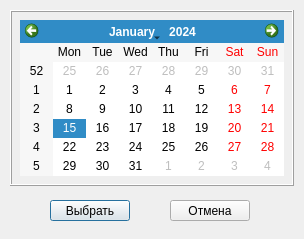
<?xml version="1.0" encoding="UTF-8"?>
<ui version="4.0">
 <class>CalendarWindow</class>
 <widget class="QDialog" name="CalendarWindow">
  <property name="geometry">
   <rect>
    <x>0</x>
    <y>0</y>
    <width>304</width>
    <height>239</height>
   </rect>
  </property>
  <property name="windowTitle">
   <string>Dialog</string>
  </property>
  <widget class="QFrame" name="FrameCalendar">
   <property name="geometry">
    <rect>
     <x>10</x>
     <y>10</y>
     <width>284</width>
     <height>176</height>
    </rect>
   </property>
   <property name="frameShape">
    <enum>QFrame::Box</enum>
   </property>
   <property name="frameShadow">
    <enum>QFrame::Raised</enum>
   </property>
   <widget class="QCalendarWidget" name="CalendarWidget">
    <property name="geometry">
     <rect>
      <x>10</x>
      <y>10</y>
      <width>264</width>
      <height>156</height>
     </rect>
    </property>
   </widget>
  </widget>
  <widget class="QPushButton" name="BtnSelectDate">
   <property name="geometry">
    <rect>
     <x>50</x>
     <y>200</y>
     <width>80</width>
     <height>21</height>
    </rect>
   </property>
   <property name="text">
    <string>Выбрать</string>
   </property>
  </widget>
  <widget class="QPushButton" name="BtnCancel">
   <property name="geometry">
    <rect>
     <x>170</x>
     <y>200</y>
     <width>80</width>
     <height>21</height>
    </rect>
   </property>
   <property name="text">
    <string>Отмена</string>
   </property>
  </widget>
 </widget>
 <resources/>
 <connections/>
</ui>
